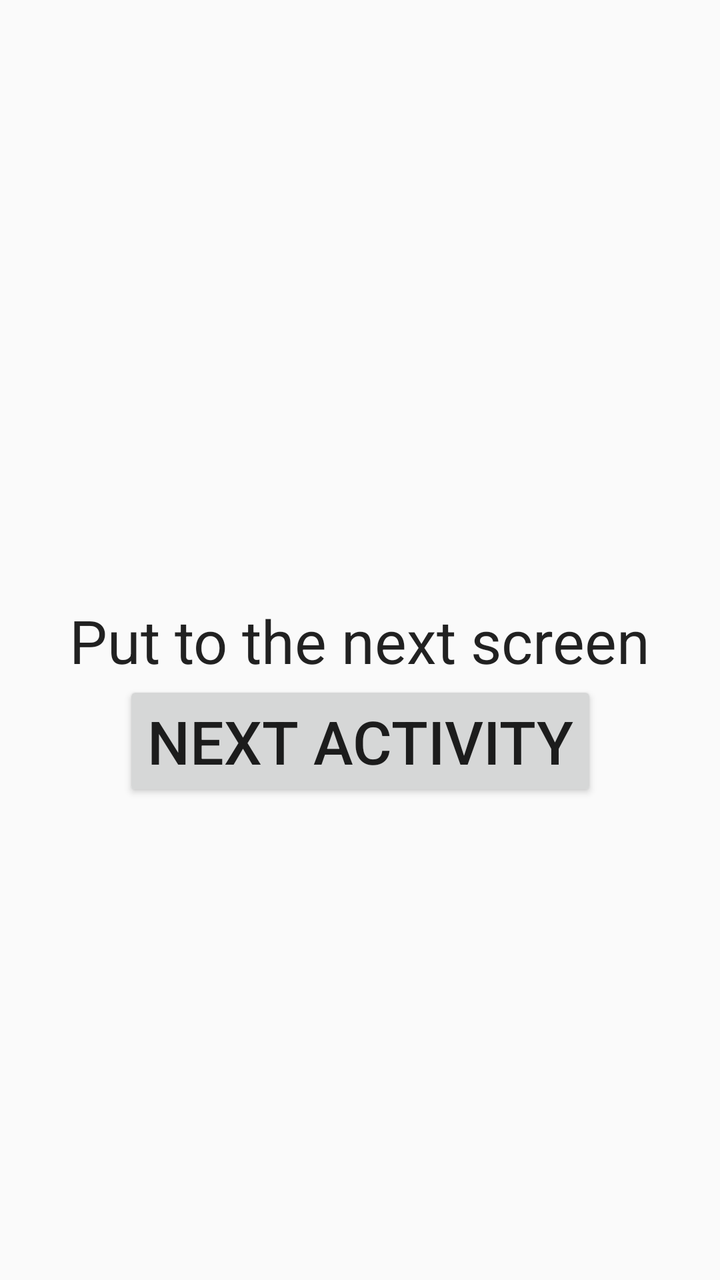
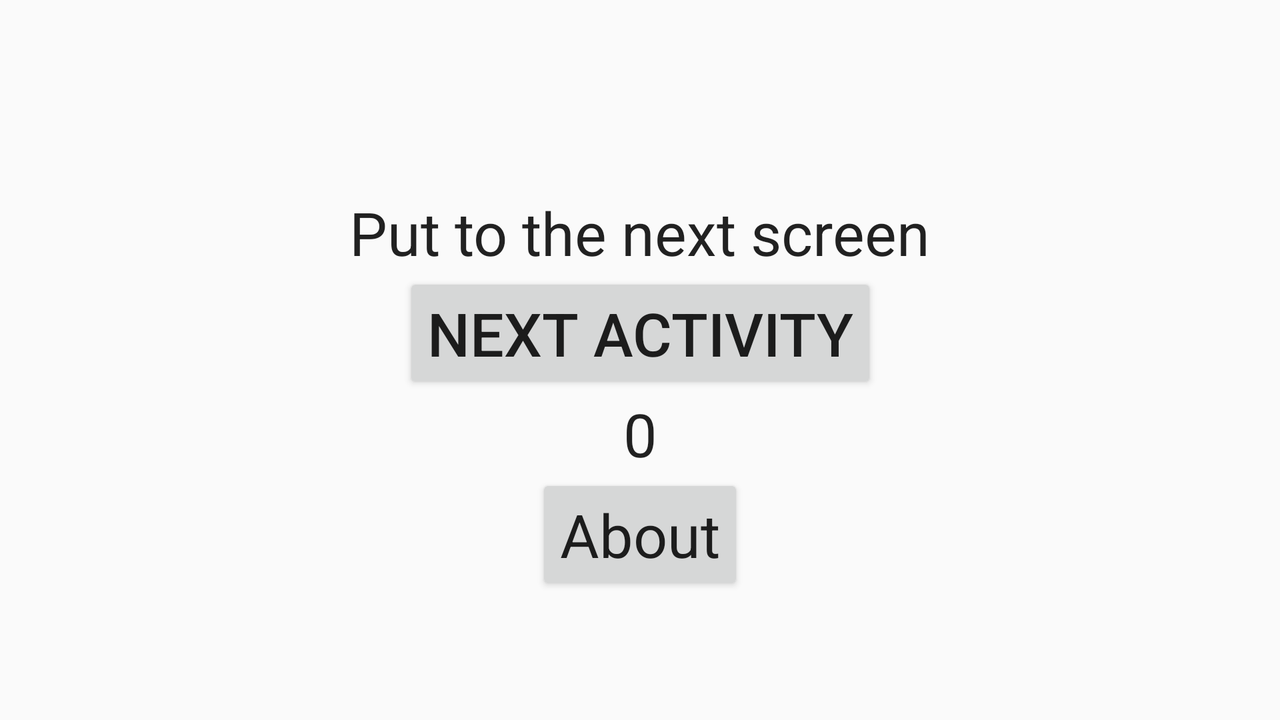

One screen, two layout resources from the same app: the default and the author's alternative for another configuration. Each is rendered where Android would select it; the XML of both is given below.
<!-- AndroidManifest.xml: application theme AppTheme -->
<!-- res/layout/activity_main.xml -->
<?xml version="1.0" encoding="utf-8"?>
<androidx.constraintlayout.widget.ConstraintLayout xmlns:android="http://schemas.android.com/apk/res/android"
    xmlns:app="http://schemas.android.com/apk/res-auto"
    xmlns:tools="http://schemas.android.com/tools"
    android:layout_width="match_parent"
    android:layout_height="match_parent"
    tools:context=".MainActivity">

    <TextView
        android:id="@+id/description_text_view"
        android:layout_width="wrap_content"
        android:layout_height="wrap_content"
        style="@style/AppTheme"
        android:text="@string/description_main_text_view"
        app:layout_constraintBottom_toBottomOf="parent"
        app:layout_constraintLeft_toLeftOf="parent"
        app:layout_constraintRight_toRightOf="parent"
        app:layout_constraintTop_toTopOf="parent" />

    <Button
        android:id="@+id/next_activity_button"
        android:layout_width="wrap_content"
        android:layout_height="wrap_content"
        android:onClick="nextActivity"
        android:text="@string/next_activity_button"
        app:layout_constraintEnd_toEndOf="parent"
        app:layout_constraintStart_toStartOf="parent"
        app:layout_constraintTop_toBottomOf="@+id/description_text_view" />
</androidx.constraintlayout.widget.ConstraintLayout>
<!-- resources referenced by this layout -->
<resources>
  <string name="description_main_text_view">Put to the next screen</string>
  <string name="next_activity_button">Next Activity</string>
  <style name="AppTheme" parent="Theme.AppCompat.Light.DarkActionBar">
          
          <item name="colorPrimary">@color/colorPrimary</item>
          <item name="colorPrimaryDark">@color/colorPrimaryDark</item>
          <item name="colorAccent">@color/colorAccent</item>
          <item name="android:textSize">30sp</item>
      </style>
</resources>
<!-- res/layout-land/activity_main.xml (the author's variant of the layout above) -->
<!-- drawn on the phone turned sideways -->
<?xml version="1.0" encoding="utf-8"?>
<androidx.constraintlayout.widget.ConstraintLayout xmlns:android="http://schemas.android.com/apk/res/android"
    xmlns:app="http://schemas.android.com/apk/res-auto"
    android:layout_width="match_parent"
    android:layout_height="match_parent">

    <TextView
        android:id="@+id/description_text_view"
        style="@style/AppTheme"
        android:layout_width="wrap_content"
        android:layout_height="wrap_content"
        android:text="@string/description_main_text_view"
        app:layout_constraintBottom_toBottomOf="parent"
        app:layout_constraintEnd_toEndOf="parent"
        app:layout_constraintStart_toStartOf="parent"
        app:layout_constraintTop_toTopOf="parent"
        app:layout_constraintVertical_bias="0.3" />

    <Button
        android:id="@+id/next_activity_button"
        android:layout_width="wrap_content"
        android:layout_height="wrap_content"
        android:onClick="nextActivity"
        android:text="@string/next_activity_button"
        app:layout_constraintEnd_toEndOf="parent"
        app:layout_constraintStart_toStartOf="parent"
        app:layout_constraintTop_toBottomOf="@+id/description_text_view" />

    <TextView
        android:id="@+id/count_next_activity_text_view"
        style="@style/AppTheme"
        android:layout_width="wrap_content"
        android:layout_height="wrap_content"
        android:text="@string/count_next_activity_text_view"
        app:layout_constraintEnd_toEndOf="parent"
        app:layout_constraintStart_toStartOf="parent"
        app:layout_constraintTop_toBottomOf="@+id/next_activity_button" />

    <Button
        android:id="@+id/about_button"
        style="@style/AppTheme"
        android:layout_width="wrap_content"
        android:layout_height="wrap_content"
        android:onClick="aboutActivity"
        android:text="@string/about_activity_text_view"
        app:layout_constraintEnd_toEndOf="parent"
        app:layout_constraintStart_toStartOf="parent"
        app:layout_constraintTop_toBottomOf="@+id/count_next_activity_text_view" />
</androidx.constraintlayout.widget.ConstraintLayout>
<!-- resources referenced by the variant -->
<!-- as the phone turned sideways resolves them -->
<resources>
  <string name="about_activity_text_view">About</string>
  <string name="count_next_activity_text_view">0</string>
  <string name="description_main_text_view">Put to the next screen</string>
  <string name="next_activity_button">Next Activity</string>
  <style name="AppTheme" parent="Theme.AppCompat.Light.DarkActionBar">
          
          <item name="colorPrimary">@color/colorPrimary</item>
          <item name="colorPrimaryDark">@color/colorPrimaryDark</item>
          <item name="colorAccent">@color/colorAccent</item>
          <item name="android:textSize">30sp</item>
      </style>
</resources>
